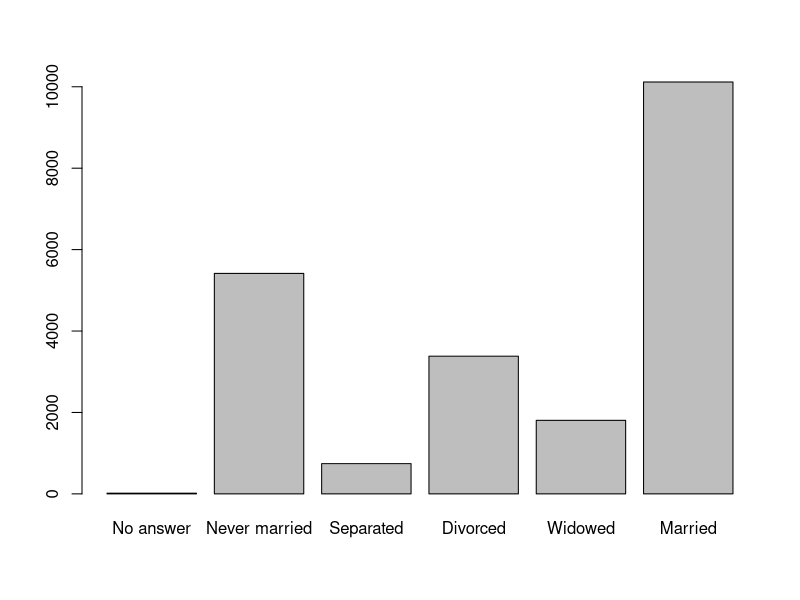
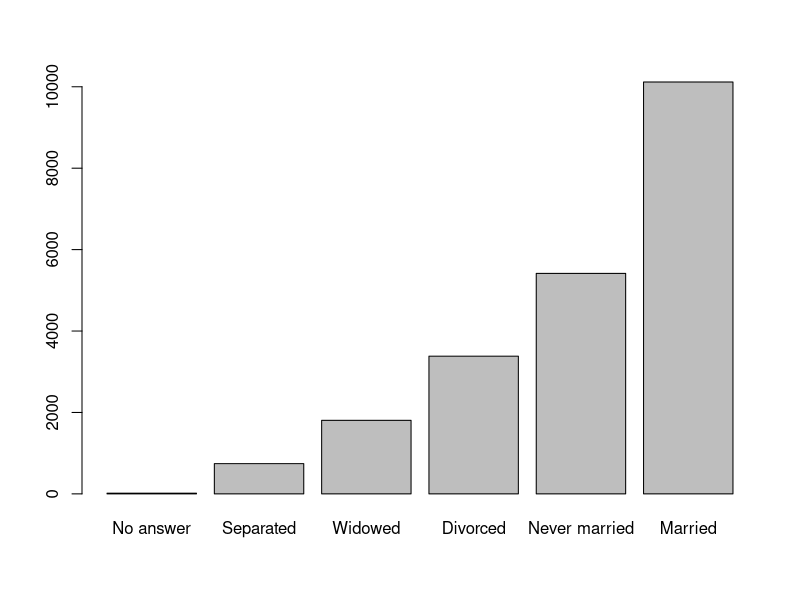
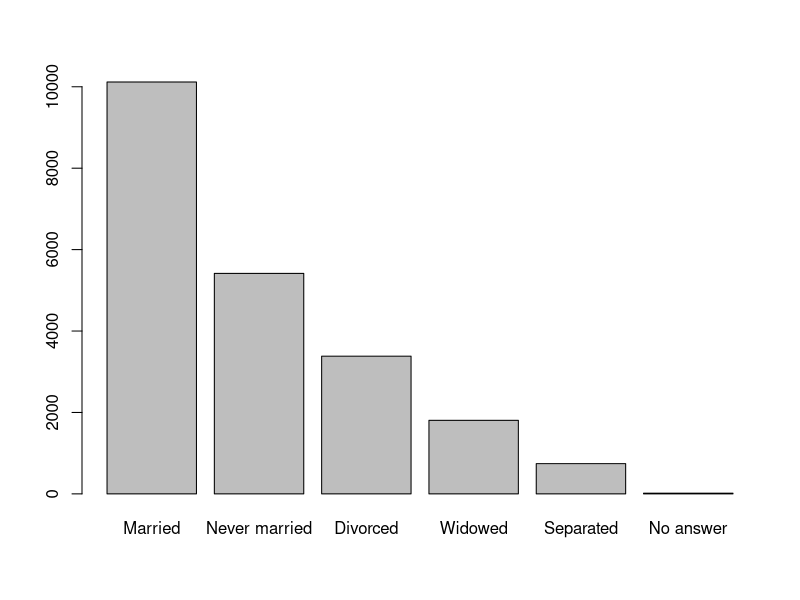

Write R code to recreate these figures, in order. (Note: this script raises an error after producing the figures.)
# categorical variable means factor
# forcats : tools for working with categorical variables (factors)

library(tidyverse)
library(forcats)
install.packages("patchwork")
library(patchwork)

?forcats
data()
View(gss_cat)
dim(gss_cat)
glimpse(gss_cat)

table(gss_cat$marital)
sort(table(gss_cat$marital))
sort(table(gss_cat$marital), decreasing = TRUE)

barplot(table(gss_cat$marital))
barplot(sort(table(gss_cat$marital)))
barplot(sort(table(gss_cat$marital), decreasing = TRUE))


# The order of categorical variables matters
p1
p2
p3

###### each variables/columns in a data set is a vector

unique(gss_cat$race)
# Same as
gss_cat %>% 
  pull(race) %>%      # pulls out the race vector / variable
  unique()

?count()
# count(data_set, vector_or_variable)
count(gss_cat, race)      # by default increasing
count(gss_cat, race, sort = T)       # decreasing
count(gss_cat, race, sort = TRUE)
# same as
# data_set %>%  count(vector_or_variable)
gss_cat %>% 
  count(race)       # by default increasing

gss_cat %>% 
  count(race, sort = T)


levels(gss_cat$race)
# same as
gss_cat %>% 
  pull(race) %>% 
  levels()

gss_cat %>% select(race) %>% View()


table(gss_cat$race)  
# same as
gss_cat %>% 
  select(race) %>% 
  table()
  
gss_cat %>% 
  select(race, marital) %>% 
  table()
 

# here using function from forcats
# to get rid of "Not applicable" factor which has 0 count
gss_cat %>% 
  mutate(fct_drop(race)) %>% 
  View()

gss_cat %>% 
  mutate(race = fct_drop(race)) %>% 
  View()

gss_cat %>% 
  mutate(race = fct_drop(race)) %>% 
  pull(race) 

gss_cat %>% 
  mutate(race = fct_drop(race)) %>% 
  pull(race) %>% 
  levels()

gss_cat %>% xxxxxxxxxxxxxxxxxxxxxxxxxxxxxxxxxxxxx
  mutate(race = fct_drop(race)) %>% 
  pull(race) %>% 
  levels() %>% 
  ggplot(aes(race)) +
  geom_bar()



# Order a factor levels by the value
# of another numeric variables
gss_cat %>% 
  drop_na(tvhours) %>% 
  group_by(relig) %>% 
  summarise(avg_tv = mean(tvhours)) %>% 
  View()


gss_cat %>% 
  drop_na(tvhours) %>% 
  group_by(relig) %>% 
  summarise(avg_tv = mean(tvhours)) %>% 
  ggplot(aes(avg_tv, relig)) +
  geom_point()

gss_cat %>% 
  drop_na(tvhours) %>% 
  group_by(relig) %>% 
  summarise(avg_tv = mean(tvhours)) %>% 
  ggplot(aes(avg_tv, relig)) +
  geom_point(size = 4)


gss_cat %>% 
  drop_na(tvhours) %>% 
  group_by(relig) %>% 
  summarise(avg_tv = mean(tvhours)) %>% 
  mutate(fct_reorder(relig, avg_tv)) %>%   
  View()
# fct_reorder(variable to order, according to which variable)  
gss_cat %>% 
  drop_na(tvhours) %>% 
  group_by(relig) %>% 
  summarise(avg_tv = mean(tvhours)) %>% 
  mutate(relig = fct_reorder(relig, avg_tv)) %>%   
  View()

gss_cat %>% 
  drop_na(tvhours) %>% 
  group_by(relig) %>% 
  summarise(avg_tv = mean(tvhours)) %>% 
  mutate(relig = fct_reorder(relig, avg_tv)) %>% 
  ggplot(aes(avg_tv, relig)) + 
  geom_point(size = 4)



levels(gss_cat$rincome)
# same as
gss_cat %>% 
  pull(rincome) %>% 
  levels()


table(gss_cat$rincome)


gss_cat %>% 
  count(rincome) 

barplot(sort(table(gss_cat$rincome)))

unique(gss_cat$rincome)


gss_cat %>% 
  drop_na(age) %>% 
  filter(rincome == "Not application") %>% 
  View()

gss_cat %>% 
  drop_na(age) %>% 
  filter(rincome != "Not application") %>% 
  View()

gss_cat %>% 
  drop_na(age) %>% 
  filter(rincome != "Not application") %>% 
  group_by(rincome) %>% 
  summarise(avg_age = mean(age)) %>% 
  View()

gss_cat %>% 
  drop_na(age) %>% 
  filter(rincome != "Not applicable") %>% 
  group_by(rincome) %>% 
  summarise(avg_age = mean(age)) %>% 
  ggplot(aes(avg_age, rincome)) +
  geom_point(size = 3)


gss_cat %>% 
  drop_na(age) %>% 
  filter(rincome != "Not applicable") %>% 
  group_by(rincome) %>% 
  summarise(avg_age = mean(age)) %>% 
  mutate(rincome = fct_reorder(rincome, avg_age)) %>% 
  ggplot(aes(avg_age, rincome)) +
  geom_point(size = 3)


# Reverse factor levels
gss_cat %>%                ## Problem
  filter(rincome != "Not applicable") %>% 
  group_by(rincome) %>% 
  summarise(avg_age = mean(age)) %>% 
  mutate(rincome = fct_rev(rincome)) %>% 
  ggplot(aes(avg_age, rincome)) +
  geom_point(size = 4)

gss_cat %>%                ## Problem
  filter(rincome != "Not applicable") %>% 
  group_by(rincome) %>% 
  summarise(avg_age = mean(age)) %>% 
  mutate(rincome = fct_rev(rincome)) %>% 
  ggplot(aes(avg_age, rincome)) +
  geom_point(size = 4)

gss_cat %>% 
  drop_na(age) %>% 
  filter(rincome != "Not applicable") %>% 
  group_by(rincome) %>% 
  summarise(avg_age = mean(age)) %>% 
  mutate(rincome = fct_rev(rincome)) %>% 
  ggplot(aes(avg_age, rincome)) +
  geom_point(size = 4)



# Order factor levels by frequency of the value of that variable
gss_cat %>% 
  count(marital)

gss_cat %>% 
  ggplot(aes(marital)) +
  geom_bar()

gss_cat %>% 
  mutate(marital = fct_infreq(marital)) %>% 
  # fct_infreq() orders things in order of frequency/gonosongkha
  count(marital)

gss_cat %>% 
  mutate(marital = fct_infreq(marital)) %>% 
  mutate(marital = fct_rev(marital)) %>% 
  count(marital)

gss_cat %>% 
  mutate(marital = fct_infreq(marital)) %>% 
  mutate(marital = fct_rev(marital)) %>% 
  ggplot(aes(marital)) +
  geom_bar()

gss_cat %>% 
  mutate(marital = fct_infreq(marital)) %>% 
  mutate(marital = fct_rev(marital)) %>% 
  ggplot(aes(marital)) +
  geom_bar(fill = "steelblue") +
  theme_bw()

gss_cat %>% 
  mutate(marital = fct_infreq(marital)) %>% 
  mutate(marital = fct_rev(marital)) %>% 
  ggplot(aes(marital)) +
  geom_bar(fill = "steelblue", alpha = 0.5) +
  theme_bw()

########################################################################
gss_cat %>% 
  mutate(marital = marital %>% fct_infreq() %>% fct_rev()) %>% 
  ggplot(aes(marital)) +
  geom_bar(fill = "steelblue", alpha = 0.5) +
  theme_bw()
########################################################################

gss_cat %>% 
  mutate(marital = fct_infreq(marital)) %>% 
  ggplot(aes(marital)) +
  geom_bar(fill = "steelblue", alpha = 0.5) +
  theme_bw()

gss_cat %>% 
  mutate(marital = marital %>% fct_infreq()) %>% 
  ggplot(aes(marital)) +
  geom_bar(fill = "steelblue", alpha = 0.5) +
  theme_bw()


# Recode factors

unique(gss_cat$partyid)

gss_cat %>% 
  mutate(fct_recode(partyid,
                              "Republican, strong" = "Strong republican",
                              "Republican, weak" = "Not str republican",
                              "Independent, near rep" = "Ind,near rep",
                              "Independent, near dem" = "Ind,near dem",
                              "Democrat, weak" = "Not str democrat",
                              "Democrat, strong" = "Strong democrat",
                              "Other" = "No answer",
                              "Other" = "Don't know",
                              "Other" = "Other party"
  )) %>% 
  View()

gss_cat %>% 
  mutate(partyid = fct_recode(partyid,
                              "Republican, strong" = "Strong republican",
                              "Republican, weak" = "Not str republican",
                              "Independent, near rep" = "Ind,near rep",
                              "Independent, near dem" = "Ind,near dem",
                              "Democrat, weak" = "Not str democrat",
                              "Democrat, strong" = "Strong democrat",
                              "Other" = "No answer",
                              "Other" = "Don't know",
                              "Other" = "Other party"
  )) %>% 
  View()

gss_cat %>% 
  count(partyid)

################################################################################
gss_cat %>% 
  mutate(partyid = fct_recode(partyid,
                    "Republican, strong" = "Strong republican",
                    "Republican, weak" = "Not str republican",
                    "Independent, near rep" = "Ind,near rep",
                    "Independent, near dem" = "Ind,near dem",
                    "Democrat, weak" = "Not str democrat",
                    "Democrat, strong" = "Strong democrat",
                    "Other" = "No answer",
                    "Other" = "Don't know",
                    "Other" = "Other party"
                    )) %>% 
  count(partyid)
################################################################################


# Collapsing factors

gss_cat %>% 
  mutate(fct_collapse(partyid,
                      other = c("No answer", "Don't know", "Other party"),
                      rep = c("Strong republican", "Not str republican"),
                      ind = c("Ind,near rep", "Independent", "Ind,near dem"),
                      dem = c("Not str democrat", "Strong democrat"))) %>% 
  View()

gss_cat %>% 
  mutate(partyid = fct_collapse(partyid,
                      other = c("No answer", "Don't know", "Other party"),
                      rep = c("Strong republican", "Not str republican"),
                      ind = c("Ind,near rep", "Independent", "Ind,near dem"),
                      dem = c("Not str democrat", "Strong democrat"))) %>% 
  View()

################################################################################
gss_cat %>% 
  mutate(partyid = fct_collapse(partyid,
                                other = c("No answer", "Don't know", "Other party"),
                                rep = c("Strong republican", "Not str republican"),
                                ind = c("Ind,near rep", "Independent", "Ind,near dem"),
                                dem = c("Not str democrat", "Strong democrat"))) %>% 
  count(partyid)
################################################################################

gss_cat %>%  count()    # gives the number of observations/rows in a data set


# Lumping into others
gss_cat %>% 
  count(relig, sort = T)

################################################################################
gss_cat %>% 
  mutate(relig = fct_lump(relig, n = 2)) %>% 
  count(relig)
################################################################################

gss_cat %>% 
  mutate(relig = fct_lump(relig, n = 2)) %>% 
  count(relig, sort = T)

gss_cat %>% 
  mutate(relig = fct_lump(relig, n = 3)) %>% 
  count(relig)

gss_cat %>% 
  mutate(relig = fct_lump(relig, n = 4)) %>% 
  count(relig)



# Reordering a factor y (variable) by its value corresponding to
# the largest x (another variable) value

is.na(gss_cat$age)
gss_cat %>% 
  select(marital, age) %>% 
  filter(is.na(age)) %>% 
  View()

!is.na(gss_cat$age)
gss_cat %>% 
  select(marital, age) %>% 
  filter(!is.na(age)) %>% 
  View()

gss_cat %>% 
  filter(!is.na(age)) %>% 
  filter(marital %in% c("Never married",
                        "Married",
                        "Widowed")) %>% 
  View()

gss_cat %>% 
  filter(!is.na(age)) %>% 
  filter(marital %in% c("Never married",
                        "Married",
                        "Widowed")) %>% 
  count(age, marital) %>% 
  View()

gss_cat %>% 
  filter(!is.na(age)) %>% 
  filter(marital %in% c("Never married",
                        "Married",
                        "Widowed")) %>% 
  count(age, marital) %>% 
  group_by(age) %>% 
  View()


gss_cat %>% 
  filter(!is.na(age)) %>% 
  filter(marital %in% c("Never married",
                        "Married",
                        "Widowed")) %>% 
  count(age, marital) %>% 
  mutate(prop = n / sum(n)) %>% 
  ggplot(aes(age, prop)) +        ## Very very bad
  geom_line()


gss_cat %>% 
  filter(!is.na(age)) %>% 
  filter(marital %in% c("Never married",
                        "Married",
                        "Widowed")) %>% 
  count(age, marital) %>% 
  mutate(prop = n / sum(n)) %>% 
  ggplot(aes(age, prop, col = marital)) +
  geom_line()

gss_cat %>% 
  filter(!is.na(age)) %>% 
  filter(marital %in% c("Never married",
                        "Married",
                        "Widowed")) %>% 
  count(age, marital) %>% 
  mutate(prop = n / sum(n)) %>% 
  ggplot(aes(age, prop, col = marital)) +
  geom_line(size = 1.5)


gss_cat %>% 
  filter(!is.na(age)) %>% 
  filter(marital %in% c("Never married",
                        "Married",
                        "Widowed")) %>% 
  count(age, marital) %>% 
  group_by(age) %>% 
  mutate(prop = n / sum(n)) %>% 
  ggplot(aes(age, prop, col = marital)) +
  geom_line(size = 1.5) +
  theme_minimal()

gss_cat %>% 
  filter(!is.na(age)) %>% 
  filter(marital %in% c("Never married",
                        "Married",
                        "Widowed")) %>% 
  count(age, marital) %>% 
  group_by(age) %>% 
  mutate(prop = n / sum(n)) %>% 
  ggplot(aes(age, prop, colour = marital)) +  ######
  geom_line(size = 1.5) +
  theme_minimal()

gss_cat %>% 
  filter(!is.na(age)) %>% 
  filter(marital %in% c("Never married",
                        "Married",
                        "Widowed")) %>% 
  count(age, marital) %>% 
  group_by(age) %>% 
  mutate(prop = n / sum(n)) %>% 
  ggplot(aes(age, prop, colour = marital)) +
  geom_line(size = 1.5, na.rm = TRUE) +
  theme_minimal()



gss_cat %>% 
  filter(!is.na(age)) %>% 
  filter(marital %in% c("Never married",
                        "Married",
                        "Widowed")) %>% 
  count(age, marital) %>% 
  group_by(age) %>% 
  mutate(prop = n / sum(n)) %>% 
  mutate(marital = fct_reorder2(marital, age, prop)) %>% 
  mutate(marital = fct_rev(marital)) %>% 
  ggplot(aes(age, prop, colour = marital)) +
  geom_line(size = 1.5, na.rm = TRUE) +
  theme_minimal()


